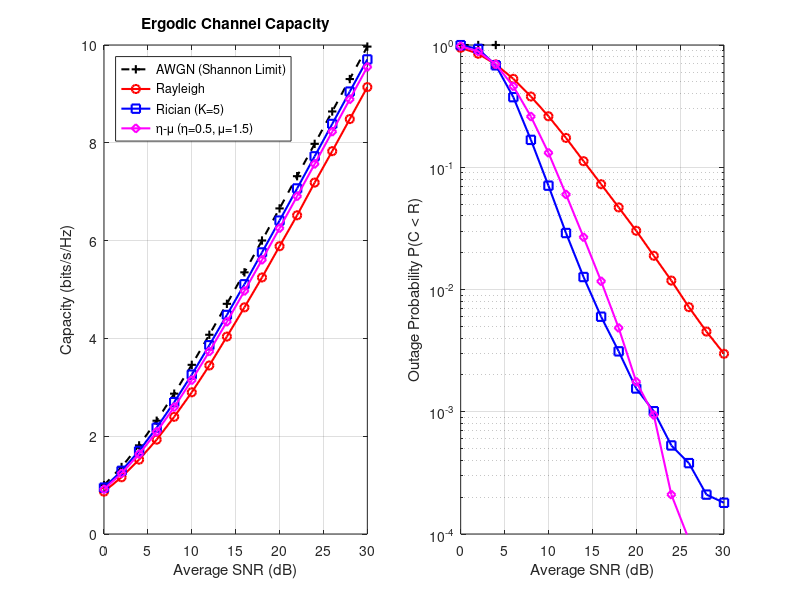

The MATLAB script that drew this image: (Note: this script raises an error after producing the figure.)

%% Channel Capacity and Outage Probability Analysis
% Models: AWGN, Rayleigh, Rician, and Eta-Mu
clear; clc; close all;

%% Parameters
SNR_dB = 0:2:30;             % SNR range in dB
SNR_lin = 10.^(SNR_dB/10);   % Linear SNR
N = 10^5;                    % Number of Monte Carlo iterations
R_target = 2;                % Target rate for outage (bits/s/Hz)

% Channel Specific Parameters
K_rician = 5;                % Rician K-factor (ratio of LOS to NLOS)
eta = 0.5;                   % Eta-mu: Power ratio of I and Q components
mu = 1.5;                    % Eta-mu: Number of multipath clusters

%% Pre-allocate Arrays
cap_awgn = zeros(size(SNR_dB));
cap_rayleigh = zeros(size(SNR_dB));
cap_rician = zeros(size(SNR_dB));
cap_etamu = zeros(size(SNR_dB));

out_awgn = zeros(size(SNR_dB));
out_rayleigh = zeros(size(SNR_dB));
out_rician = zeros(size(SNR_dB));
out_etamu = zeros(size(SNR_dB));

%% Monte Carlo Simulation
fprintf('Starting Monte Carlo Simulation...\n');

for i = 1:length(SNR_lin)
    snr = SNR_lin(i);
    
    % 1. AWGN Channel (H = 1 constant)
    h_awgn = ones(1, N);
    C_awgn = log2(1 + snr * abs(h_awgn).^2);
    cap_awgn(i) = mean(C_awgn);
    out_awgn(i) = sum(C_awgn < R_target) / N;

    % 2. Rayleigh Fading (Complex Gaussian)
    % E[|h|^2] = 1
    h_rayleigh = (randn(1, N) + 1i*randn(1, N)) / sqrt(2);
    C_rayleigh = log2(1 + snr * abs(h_rayleigh).^2);
    cap_rayleigh(i) = mean(C_rayleigh);
    out_rayleigh(i) = sum(C_rayleigh < R_target) / N;

    % 3. Rician Fading
    % s^2 is LOS power, sigma^2 is scattered power. K = s^2 / (2*sigma^2)
    s = sqrt(K_rician / (K_rician + 1));
    sigma = sqrt(1 / (2 * (K_rician + 1)));
    h_rician = (s + sigma*randn(1,N)) + 1i*(sigma*randn(1,N));
    C_rician = log2(1 + snr * abs(h_rician).^2);
    cap_rician(i) = mean(C_rician);
    out_rician(i) = sum(C_rician < R_target) / N;

    % 4. Eta-Mu Fading (Format 1)
    % Generate using the sum of squared Gaussian components
    % Power is distributed between 2*mu channels with variance ratio eta
    sigma_i = sqrt(1 / (2 * mu * (1 + eta))); % Variance of In-phase
    sigma_q = sqrt(eta / (2 * mu * (1 + eta))); % Variance of Quadrature
    
    H_etamu_sq = zeros(1, N);
    for m = 1:ceil(mu) % Simplified realization of eta-mu
        X = sigma_i * randn(1, N);
        Y = sigma_q * randn(1, N);
        H_etamu_sq = H_etamu_sq + X.^2 + Y.^2;
    end
    % Normalize power to 1 (accounting for integer mu approximation)
    H_etamu_sq = H_etamu_sq / mean(H_etamu_sq); 
    
    C_etamu = log2(1 + snr * H_etamu_sq);
    cap_etamu(i) = mean(C_etamu);
    out_etamu(i) = sum(C_etamu < R_target) / N;
end

%% Plotting Results
figure('Position', [100, 100, 1000, 450]);

% Subplot 1: Ergodic Capacity
subplot(1, 2, 1);
plot(SNR_dB, cap_awgn, 'k--+', 'LineWidth', 1.5); hold on;
plot(SNR_dB, cap_rayleigh, 'r-o', 'LineWidth', 1.5);
plot(SNR_dB, cap_rician, 'b-s', 'LineWidth', 1.5);
plot(SNR_dB, cap_etamu, 'm-d', 'LineWidth', 1.5);
grid on;
xlabel('Average SNR (dB)');
ylabel('Capacity (bits/s/Hz)');
title('Ergodic Channel Capacity');
legend('AWGN (Shannon Limit)', 'Rayleigh', 'Rician (K=5)', '\eta-\mu (\eta=0.5, \mu=1.5)', 'Location', 'NorthWest');

% Subplot 2: Outage Probability
subplot(1, 2, 2);
semilogy(SNR_dB, out_awgn, 'k--+', 'LineWidth', 1.5); hold on;
semilogy(SNR_dB, out_rayleigh, 'r-o', 'LineWidth', 1.5);
semilogy(SNR_dB, out_rician, 'b-s', 'LineWidth', 1.5);
semilogy(SNR_dB, out_etamu, 'm-d', 'LineWidth', 1.5);
grid on;
ylim([1e-4 1]);
xlabel('Average SNR (dB)');
ylabel('Outage Probability P(C < R)');
title(['Outage Probability (Target Rate R = ', num23str(R_target), ')']);
legend('AWGN', 'Rayleigh', 'Rician', '\eta-\mu', 'Location', 'SouthWest');

fprintf('Simulation Complete.\n');
